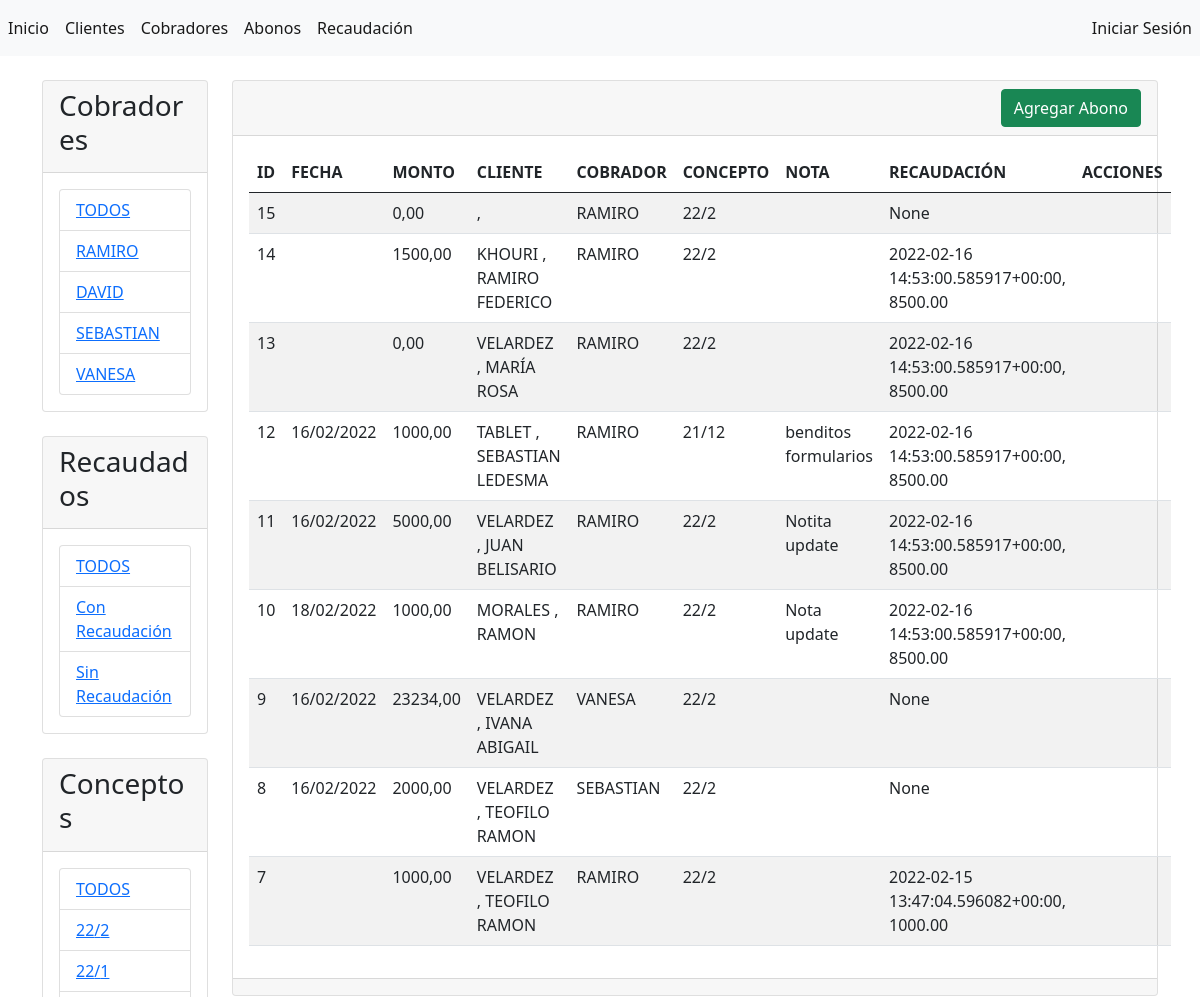
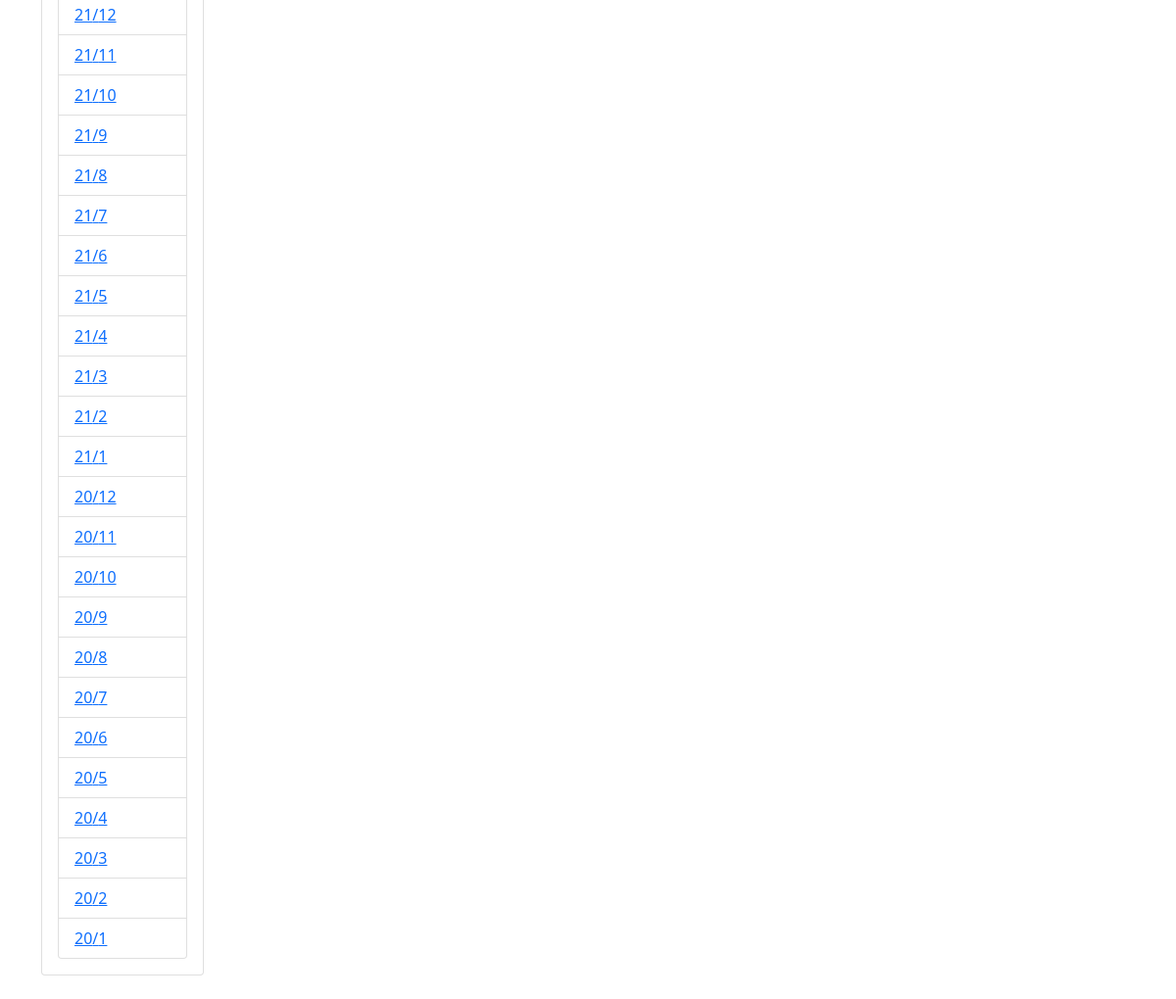
/abonos/, run on the app's committed database (2 pictures, top to bottom).
### abonos/models.py (models this page shows, shortened)
class Cobrador(models.Model):
    nombre = models.CharField(max_length=45, verbose_name="nombre")
    activo = models.BooleanField(default=True, verbose_name="activo")
    usuario = models.ForeignKey(User,null=True, on_delete=SET_NULL)
    creado = models.DateTimeField(auto_now_add=True)
    modificado = models.DateTimeField(auto_now=True)
    class Meta:
        verbose_name = "Cobrador"
        verbose_name_plural = "Cobradores"
        ordering = ['-modificado', '-creado']
        unique_together = ['nombre']

class Concepto(models.Model):
    año = models.IntegerField()
    mes = models.IntegerField()
    creado = models.DateTimeField(auto_now_add=True)
    modificado = models.DateTimeField(auto_now=True)
    def __str__(self):
        fila = str(self.año) + '/' + str(self.mes)
        return fila
    class Meta:
        verbose_name = "Concepto"
        verbose_name_plural = "Conceptos"
        ordering = ['-modificado', '-creado']

class Abono(models.Model):
    cliente = models.ForeignKey(
        'Cliente',
        null=True,
        on_delete=SET_NULL
        )
    cobrador = models.ForeignKey(
        'Cobrador',
        null=True,
        on_delete=SET_NULL
        )
    recaudacion = models.ForeignKey(
        'Recaudacion',
        null=True,
        on_delete=SET_NULL,
        default=None
    )
    concepto = models.ForeignKey(
        'Concepto',
        null=True,
        on_delete=SET_NULL,
        default=None
        )
    fecha = models.DateTimeField(
        blank=True,
        null=True,
        default= datetime.now,
        verbose_name="fecha"
        )
    monto = models.DecimalField(
        max_digits=10,
        decimal_places=2,
        default=0.00,
        verbose_name="monto"
        )
    nota = models.CharField(
        max_length=100,
        blank=True,
        verbose_name="nota"
        )
    creado = models.DateTimeField(auto_now_add=True)
    modificado = models.DateTimeField(auto_now=True)
    class Meta:
        verbose_name = "Abono"
        verbose_name_plural = "Abonos"
        ordering = ['-modificado', '-creado']

class Cliente(models.Model):
    apellido = models.CharField(max_length=45, verbose_name="apellido")
    nombre = models.CharField(max_length=45, verbose_name="nombre")
    activo = models.BooleanField(default=True, verbose_name="activo")
    creado = models.DateTimeField(auto_now_add=True)
    modificado = models.DateTimeField(auto_now=True)
    class Meta:
        verbose_name = "Cliente"
        verbose_name_plural = "Clientes"
        ordering = ['-modificado', '-creado']
        unique_together = ['apellido', 'nombre']

class Recaudacion(models.Model):
    cobrador = models.ForeignKey(
        'Cobrador',
        blank=False,
        null=True,
        on_delete=SET_NULL
        )
    fecha = models.DateTimeField(
        blank=True,
        null=True,
        default= datetime.now,
        verbose_name="fecha"
        )
    monto = models.DecimalField(
        max_digits=10,
        decimal_places=2,
        default=0.00,
        verbose_name="monto"
        )
    nota = models.CharField(
        max_length=100,
        blank=True,
        verbose_name="nota"
        )
    creado = models.DateTimeField(auto_now_add=True)
    modificado = models.DateTimeField(auto_now=True)
    def __str__(self):
        fila = str(self.creado) + ", " + str(self.monto)
        return fila
    class Meta:
        verbose_name = "Recaudación"
        verbose_name_plural = "Recaudaciones"
        ordering = ['-modificado', '-creado']

### abonos/views.py (the view)
# urls.py: path('abonos/', views.abonos, name='abonos'),
def abonos(request):
    if request.GET.get('query_cobrador') != None:
        query_cobrador = request.GET.get('query_cobrador')
        abonos = Abono.objects.filter(cobrador__id = query_cobrador).order_by('-creado')
    if request.GET.get('query_concepto') != None:
        query_concepto = request.GET.get('query_concepto')
        abonos = Abono.objects.filter(concepto = query_concepto).order_by('-creado')
    if request.GET.get('query_cliente') != None:
        query_cliente = request.GET.get('query_cliente')
        abonos = Abono.objects.filter(cliente__id = query_cliente).order_by('-creado')
    if request.GET.get('query_recaudacion') != None:
        query_recaudacion = request.GET.get('query_recaudacion')
        if query_recaudacion == "1":
            abonos = Abono.objects.exclude(recaudacion=None).order_by('-creado')
        if query_recaudacion == "0":
            abonos = Abono.objects.filter(recaudacion=None).order_by('-creado')
    if request.GET.get('query_cliente') == None and request.GET.get('query_cobrador') == None and request.GET.get('query_concepto') == None and request.GET.get('query_recaudacion') == None:
        abonos = Abono.objects.all().order_by('-creado')
    conceptos = Concepto.objects.all().order_by('-creado')
    cobradores = Cobrador.objects.all()
    context = {
        'abonos': abonos,
        'cobradores': cobradores,
        'conceptos': conceptos,
    }
    return render(request, 'abonos/index.html', context)

### abonos/templates/abonos/index.html (shortened to what this page needs)
{% extends "base.html" %}
{% block sidebar %}
<div class="card">
    <div class="card-header">
        <h3>Cobradores</h3>
    </div>
    <div class="card-body">
        <div class="list-group">
            <li class="list-group-item"><a href="{% url 'abonos' %}">TODOS</a></li>
            {% for cobrador in cobradores %}
            <li class="list-group-item"><a href="{% url 'abonos' %}?query_cobrador={{cobrador.id}}">{{ cobrador.nombre }}</a></li>
            {% endfor %}
        </div>
    </div>
</div>
<br>
<div class="card">
    <div class="card-header">
        <h3>Recaudados</h3>
    </div>
    <div class="card-body">
        <div class="list-group">
            <li class="list-group-item"><a href="{% url 'abonos' %}">TODOS</a></li>
            <li class="list-group-item"><a href="{% url 'abonos' %}?query_recaudacion=1">Con Recaudación</a></li>
            <li class="list-group-item"><a href="{% url 'abonos' %}?query_recaudacion=0">Sin Recaudación</a></li>
        </div>
    </div>
</div>
<br>
<div class="card">
    <div class="card-header">
        <h3>Conceptos</h3>
    </div>
    <div class="card-body">
        <div class="list-group">
            <li class="list-group-item"><a href="{% url 'abonos' %}">TODOS</a></li>
            {% for concepto in conceptos %}
            <li class="list-group-item"><a href="{% url 'abonos' %}?query_concepto={{concepto.id}}">{{ concepto.año }}/{{ concepto.mes }}</a></li>
            {% endfor %}
        </div>
    </div>
</div>
<br>
{% endblock %}
{% block contenido %}
<div class="card">
    <div class="card-header d-flex justify-content-end">
        <a name="" id="" class="btn btn-success" href="{% url 'agregar_abono' %}" role="button">Agregar Abono</a>
    </div>
    <div class="card-body">
        <table class="table table-striped table-hover">
            <thead>
                <tr>
                    <th>ID</th>
                    <th>FECHA</th>
                    <th>MONTO</th>
                    <th>CLIENTE</th>
                    <th>COBRADOR</th>
                    <th>CONCEPTO</th>
                    <th>NOTA</th>
                    <th>RECAUDACIÓN</th>
                    <th>ACCIONES</th>
                </tr>
            </thead>
            <tbody>
                {% for abono in abonos %}
                <tr>
                    <td>{{ abono.id }}</td>
                    <td>{{ abono.fecha|date:"d/m/Y" }}</td>
                    <td>{{ abono.monto }}</td>
                    <td>{{ abono.cliente.apellido }} , {{ abono.cliente.nombre }}</td>
                    <td>{{ abono.cobrador.nombre }}</td>
                    <td>{{ abono.concepto }}</td>
                    <td>{{ abono.nota }}</td>
                    <td>{{ abono.recaudacion }}</td>
                    <td>
                    </td>
                </tr>
                {% endfor %}
            </tbody>
        </table>
    </div>
    <div class="card-footer text-muted">
    </div>
</div>
{% endblock %}

### data on the page
Cobrador: nombre "RAMIRO"
Cobrador: nombre "DAVID"
Cobrador: nombre "SEBASTIAN"
Cobrador: nombre "VANESA"
Concepto: año "22", mes "2"
Concepto: año "22", mes "1"
Concepto: año "21", mes "12"
Concepto: año "21", mes "11"
Concepto: año "21", mes "10"
Concepto: año "21", mes "9"
Concepto: año "21", mes "8"
Concepto: año "21", mes "7"
Concepto: año "21", mes "6"
Concepto: año "21", mes "5"
Concepto: año "21", mes "4"
Concepto: año "21", mes "3"
Concepto: año "21", mes "2"
Concepto: año "21", mes "1"
Concepto: año "20", mes "12"
Concepto: año "20", mes "11"
Concepto: año "20", mes "10"
Concepto: año "20", mes "9"
Concepto: año "20", mes "8"
Concepto: año "20", mes "7"
Concepto: año "20", mes "6"
Concepto: año "20", mes "5"
Concepto: año "20", mes "4"
Concepto: año "20", mes "3"
Concepto: año "20", mes "2"
Concepto: año "20", mes "1"
Abono: id "15", monto "0,00", cobrador.nombre "RAMIRO", concepto "22/2", recaudacion "None"
Abono: id "14", monto "1500,00", cliente.apellido "KHOURI", cliente.nombre "RAMIRO FEDERICO", cobrador.nombre "RAMIRO", concepto "22/2", recaudacion "2022-02-16 14:53:00.585917+00:00, 8500.00"
Abono: id "13", monto "0,00", cliente.apellido "VELARDEZ", cliente.nombre "MARÍA ROSA", cobrador.nombre "RAMIRO", concepto "22/2", recaudacion "2022-02-16 14:53:00.585917+00:00, 8500.00"
Abono: id "12", fecha "16/02/2022", monto "1000,00", cliente.apellido "TABLET", cliente.nombre "SEBASTIAN LEDESMA", cobrador.nombre "RAMIRO", concepto "21/12", nota "benditos formularios", recaudacion "2022-02-16 14:53:00.585917+00:00, 8500.00"
Abono: id "11", fecha "16/02/2022", monto "5000,00", cliente.apellido "VELARDEZ", cliente.nombre "JUAN BELISARIO", cobrador.nombre "RAMIRO", concepto "22/2", nota "Notita update", recaudacion "2022-02-16 14:53:00.585917+00:00, 8500.00"
Abono: id "10", fecha "18/02/2022", monto "1000,00", cliente.apellido "MORALES", cliente.nombre "RAMON", cobrador.nombre "RAMIRO", concepto "22/2", nota "Nota update", recaudacion "2022-02-16 14:53:00.585917+00:00, 8500.00"
Abono: id "9", fecha "16/02/2022", monto "23234,00", cliente.apellido "VELARDEZ", cliente.nombre "IVANA ABIGAIL", cobrador.nombre "VANESA", concepto "22/2", recaudacion "None"
Abono: id "8", fecha "16/02/2022", monto "2000,00", cliente.apellido "VELARDEZ", cliente.nombre "TEOFILO RAMON", cobrador.nombre "SEBASTIAN", concepto "22/2", recaudacion "None"
Abono: id "7", monto "1000,00", cliente.apellido "VELARDEZ", cliente.nombre "TEOFILO RAMON", cobrador.nombre "RAMIRO", concepto "22/2", recaudacion "2022-02-15 13:47:04.596082+00:00, 1000.00"
